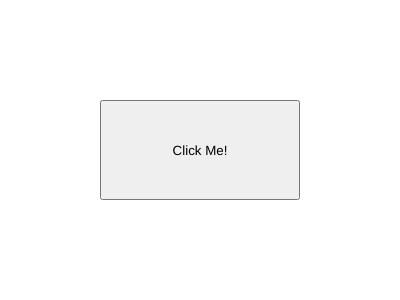
Frame 1 (no input)
Frame 60 (no input): identical to frame 1, image omitted
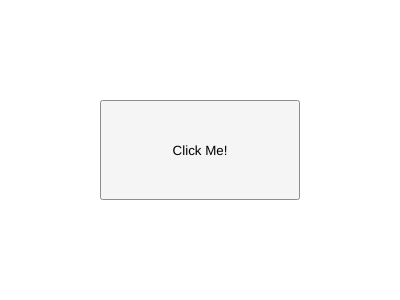
Frame 120 (the mouse pressed at the canvas centre since frame 60)

The p5.js sketch that drew these frames (run headless with seeded random() and noise() and a simulated clock; from frame 60 on, the mouse is pressed at the canvas centre):

// p5.js sketch
// ── sketch.js
let aButton;


function setup() {
    createCanvas(400, 300);
    aButton = createButton("Click Me!");

    const mainContainer = select("main");
    aButton.parent(mainContainer);
    aButton.size(200, 100);
    aButton.position(width / 2 - 100, height / 2 - 50);

}


function draw() {
}

function mouseClicked() {

}
// ── working.html
<!DOCTYPE html>
<html lang="en">
  <head>
    <meta charset="utf-8" />
    <meta name="viewport" content="width=device-width, initial-scale=1.0">

    <title>W7 Lecture 1 - working</title>

    <link rel="stylesheet" type="text/css" href="./lib/main-styles.css">

    <script src="./lib/p5.js"></script>
  </head>

  <body>
    <script src="sketch.js"></script>
  </body>
</html>
